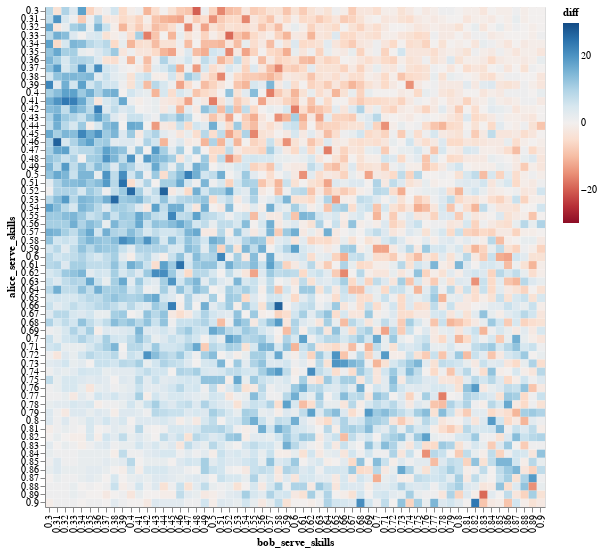

Source (notebook cell):
### Code cell
chart_diff #blue: better for alice to play game_b, red: better for alice to play game_a

### Figure 1 — Vega-Lite specification as saved in the notebook (floating-point values rounded to 4 significant figures; data arrays with more than 128 entries replaced by an {"elided": "..."} marker saying what was removed)
{"$schema": "https://vega.github.io/schema/vega-lite/v3.4.0.json", "config": {"mark": {"tooltip": null}, "view": {"height": 300, "width": 400}}, "data": {"name": "data-ea65ad425e8aaba94e872ae8aabbc675"}, "datasets": {"data-ea65ad425e8aaba94e872ae8aabbc675": {"elided": "3721 records"}}, "encoding": {"color": {"field": "diff", "scale": {"domain": [-30, 30], "scheme": "redblue"}, "type": "quantitative"}, "x": {"field": "bob_serve_skills", "type": "ordinal"}, "y": {"field": "alice_serve_skills", "type": "ordinal"}}, "height": 500, "mark": "rect", "width": 500}
